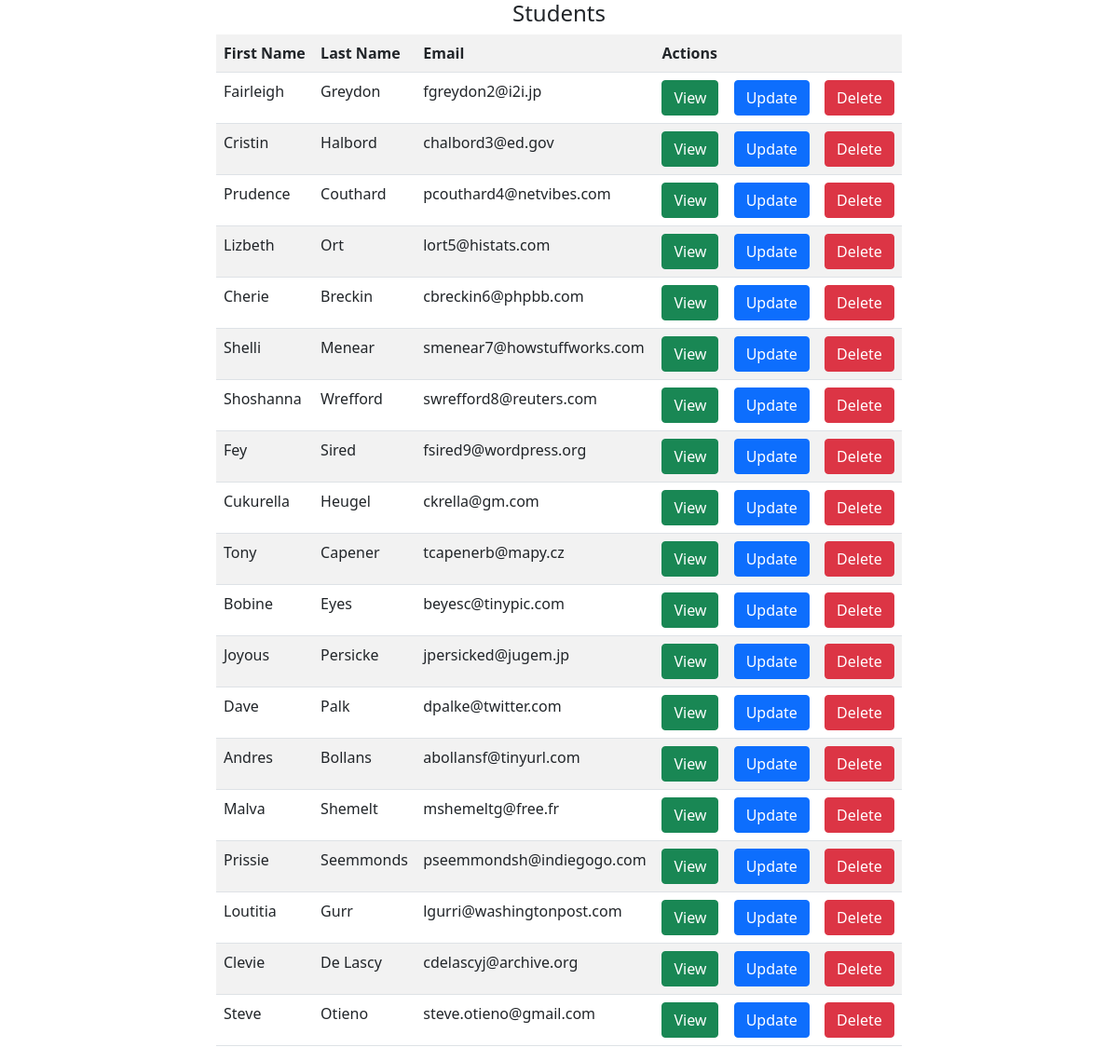
Page /student on the committed database.
### model.py (models this page shows, shortened)
class Student(db.Model):
    __tablename__ = 'student'
    id = db.Column(db.Integer(), primary_key=True)
    first_name = db.Column(db.String())
    last_name = db.Column(db.String())
    email = db.Column(db.String())
    user_id = db.Column(db.Integer(), db.ForeignKey('users.id'))
    courses  = db.relationship('Course', secondary=student_course, back_populates='students')
    biodata = db.relationship('BioData', back_populates = 'student', uselist=False)
    user = db.relationship('User', back_populates = 'student', uselist=False)

### app.py (the view)
@app.route('/student')
def view_student():
    students = Student.query.all()
    return render_template('view-student.html', students=students)

### templates/view-student.html
{% extends 'base.html' %}
{% block main %}
<h4 class="text-center">Students</h4>
<div class="container">
    <div class="row">
        <div class="col-md-8 mx-auto">
            <div class="table-responsive">
                <table class="table table-striped table-hover">
                    <tr>
                <th>First Name</th>
                <th> Last Name</th>
                <th> Email</th>
                <th colspan="3">Actions</th>
            </tr>
            {% for student in students  %}
            <tr>
                <td> {{student.first_name}}</td>
                <td>{{student.last_name}}</td>
                <td>{{student.email}}</td>
                <td><a href="{{url_for("student_details", id=student.id)}}" class="btn btn-success"> View</a></td>
                <td> <a href="{{url_for("update_student", id=student.id)}}" class="btn btn-primary"> Update</a></td>
                <td> <a href="{{url_for("delete_student", id=student.id)}}" class="btn btn-danger"> Delete</a></td>
            </tr>
            {% endfor %}
        </table>
    </div>
</div>
</div>
</div>
    {% endblock main %}

### templates/base.html (shortened to what this page needs)
<!DOCTYPE html>
<html lang="en">
<head>
    <link href="https://cdn.jsdelivr.net/npm/bootstrap@5.0.2/dist/css/bootstrap.min.css" rel="stylesheet">
</head>
<body>
{% block main %}
{% endblock main %}
    <body>
    </html>

### rows in the picture
Student: first_name "Fairleigh", last_name "Greydon", email "fgreydon2@i2i.jp"
Student: first_name "Cristin", last_name "Halbord", email "chalbord3@ed.gov"
Student: first_name "Prudence", last_name "Couthard", email "pcouthard4@netvibes.com"
Student: first_name "Lizbeth", last_name "Ort", email "lort5@histats.com"
Student: first_name "Cherie", last_name "Breckin", email "cbreckin6@phpbb.com"
Student: first_name "Shelli", last_name "Menear", email "smenear7@howstuffworks.com"
Student: first_name "Shoshanna", last_name "Wrefford", email "swrefford8@reuters.com"
Student: first_name "Fey", last_name "Sired", email "fsired9@wordpress.org"
Student: first_name "Cukurella", last_name "Heugel", email "ckrella@gm.com"
Student: first_name "Tony", last_name "Capener", email "tcapenerb@mapy.cz"
Student: first_name "Bobine", last_name "Eyes", email "beyesc@tinypic.com"
Student: first_name "Joyous", last_name "Persicke", email "jpersicked@jugem.jp"
Student: first_name "Dave", last_name "Palk", email "dpalke@twitter.com"
Student: first_name "Andres", last_name "Bollans", email "abollansf@tinyurl.com"
Student: first_name "Malva", last_name "Shemelt", email "mshemeltg@free.fr"
Student: first_name "Prissie", last_name "Seemmonds", email "pseemmondsh@indiegogo.com"
Student: first_name "Loutitia", last_name "Gurr", email "lgurri@washingtonpost.com"
Student: first_name "Clevie", last_name "De Lascy", email "cdelascyj@archive.org"
Student: first_name "Steve", last_name "Otieno", email "steve.otieno@gmail.com"
